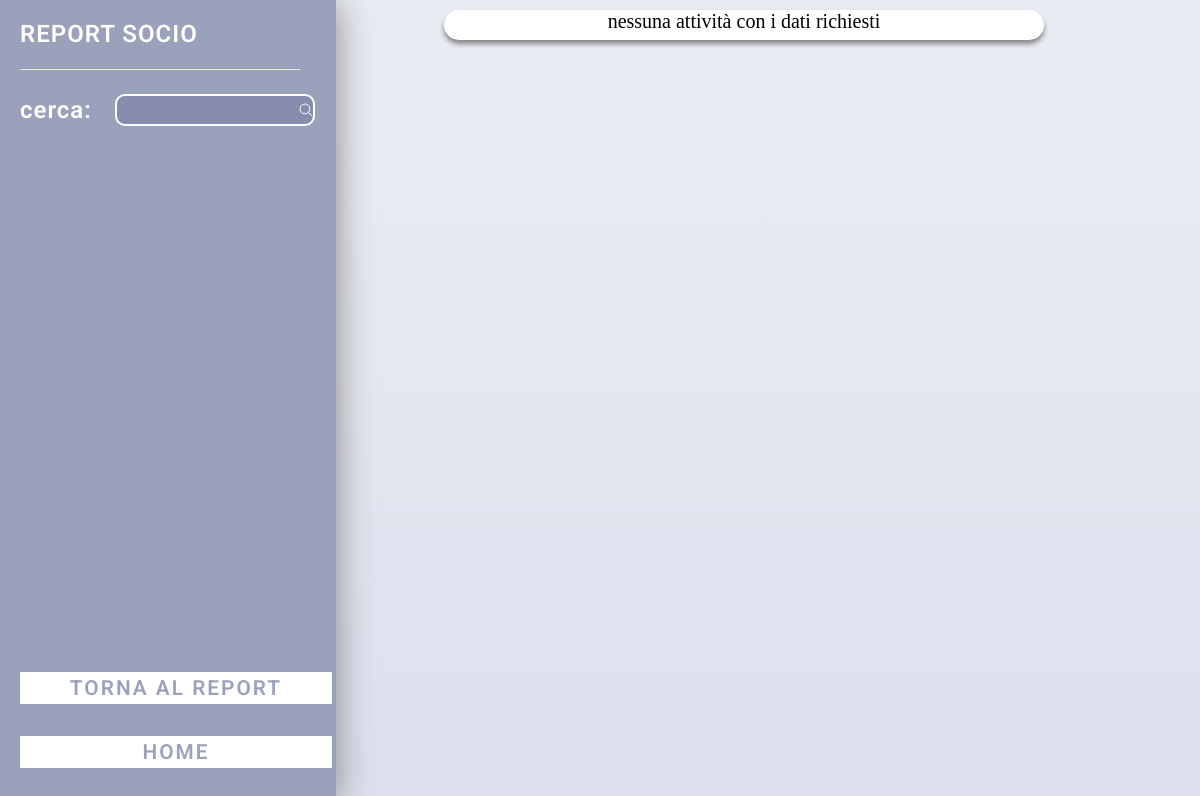
The app's page /socio/reportSocio.php, older data.
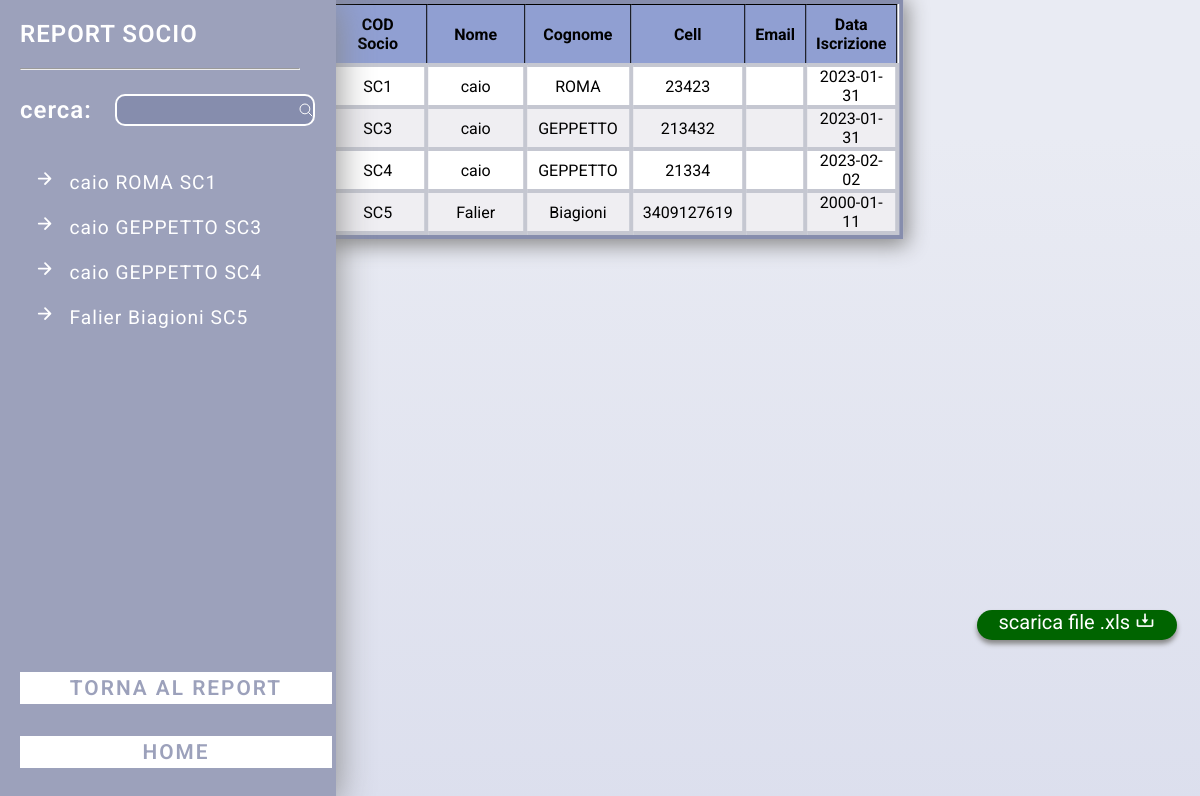
The same page, newer data.
### tables this page shows
CREATE TABLE IF NOT EXISTS `socio` (
  `codSocio` varchar(50) NOT NULL,
  `nome` varchar(255) NOT NULL,
  `cognome` varchar(255) NOT NULL,
  `via` varchar(255) DEFAULT NULL,
  `citta` varchar(255) DEFAULT NULL,
  `provincia` varchar(255) DEFAULT NULL,
  `cf` char(16) DEFAULT NULL,
  `cell` varchar(25) DEFAULT NULL,
  `dataIscrizione` date DEFAULT NULL,
  `figurante` set('si','no') DEFAULT 'no',
  `staff` set('si','no') DEFAULT 'no',
  `codCarica` varchar(50) NOT NULL,
  `eliminato` set('si','no') DEFAULT 'no',
  `email` varchar(50) DEFAULT NULL,
  `civico` varchar(50) DEFAULT NULL,
  PRIMARY KEY (`codSocio`),
  KEY `codCarica` (`codCarica`),
  CONSTRAINT `socio_ibfk_1` FOREIGN KEY (`codCarica`) REFERENCES `carica` (`codCarica`),
  CONSTRAINT `socio_ibfk_2` FOREIGN KEY (`codCarica`) REFERENCES `carica` (`codCarica`)
);

### socio/reportSocio.php (the view, shortened to what the changed rows need)
<!DOCTYPE html>
<html lang="en">
<head>
    <link rel="stylesheet" href="../css/logStyle.css">
    <link href='https://unpkg.com/boxicons@2.0.7/css/boxicons.min.css' rel='stylesheet'>
    <link rel="stylesheet" type="text/css" href="https://cdn.datatables.net/1.12.1/css/jquery.dataTables.css">
</head>
<body>
    <div class='flexContainer'>
        <section class='navbar'>
             <div class='listaClienti'>
                 <ul id='clientiElenco'>
                     <?php
                        include "../conn.php";
                    $sql = "SELECT * FROM socio where eliminato not like 'si'";
                    $stmt = $conn->prepare($sql);
                    $stmt->execute();
                    while ($row = $stmt->fetch(PDO::FETCH_ASSOC)) {
                        echo "<li><ion-icon name='arrow-forward-outline'></ion-icon><a id='" . $row['nome'] . " " . $row['cognome'] . " " . $row['codSocio'] . "' class='opzione cliente " . $row['codSocio'] . "' href='reportSocio.php?";
                        echo "codSocio=";
                        echo $row['codSocio'];
                        echo "&&nome=" . $row['nome'] . "&&cognome=" . $row['cognome'] . "'>";
                        echo $row['nome'] . ' ' . $row['cognome'] . ' ' . $row['codSocio'];
                        echo "</a></li>";
                    }
                    ?>
                </ul>
            </div>
        </section>
        <section class='tabelleLog'>
            <section class="container">
                <?php
                include("../stampaCampi.php");
                try {
                    include "../conn.php";
                    if (isset($_GET['codSocio'])) {
                        $codSocio = $_GET['codSocio'];
                        $sql = "SELECT *
                    FROM (((socio join carica using (codCarica)) join figurante using (codSocio))
                    join tessera using(codSocio))join pagamento_tessera using(codTessera)
                    WHERE socio.codSocio = '$codSocio';";
                        $stmt = $conn->prepare($sql);
                        $stmt->execute();
                        $totale = $stmt->rowCount();
                        if ($totale == 0) {
                            echo "<div class='contatto'> nessuna attività con" . $codSocio . " </div>";
                        } else {
                            $codSocio = $_GET['codSocio'];
                            $stmt = $conn->prepare($sql);
                            $stmt->execute();
                            $nome = $_GET['nome'];
                            $cognome = $_GET['cognome'];
                            foreach($stmt as $row){
                                $figurante = $row['figurante'];
                                $staff = $row['staff'];
                                $tipoCarica = $row['tipoCarica'];
                                $codMaschera = $row['codMaschera'];
                                $anno = $row['anno'];
                            }
                            if ($figurante == "si") {
                                $fig = "<mark style=' background: lightgreen; border-radius:20px; '>figurante: si </mark>";
                            } else {
                                $fig = "<mark style=' background: indianred; border-radius:20px; '>figurante: no </mark>";
                            }
                            if ($staff == "si") {
                                $sta = "<mark style=' background: lightgreen; border-radius:20px; '>staff: si </mark>";
                            } else {
                                $sta = "<mark style=' background: indianred; border-radius:20px; '>staff: no </mark>";
                            }
                            echo "<div class='nomeSocieta'> " . $nome . " " . $cognome . " (" . $codSocio . ")</div>";
                            echo "
                    <div class='infoSocio'> carica: " . $tipoCarica . "<br> numero di Maschera:
                    " . $codMaschera . "<br>" . $staff . "  " . $figurante . "<br> ultimo anno pagato: " . $anno . "</div>
                   ";
                            echo '<div class="spostamentoReport">';
                            echo "<div class='nomeS'> informazioni socio</div>";
                            echo "<div class='reportList'>";
                            creaTabella2("socio", $_GET['codSocio']);
                            echo "</div>";
                            echo "</div>";
                            $sql = "SELECT tessera.codSocio, tessera.idTipo, tessera.codTessera
                    FROM tessera
                    WHERE tessera.codSocio = '$codSocio';";
                            $stmt = $conn->prepare($sql);
                            $stmt->execute();
                            $totale = $stmt->rowCount();
                            if ($totale == 0) {
                                echo "<div class='contatto'> nessuna tessera" . $codSocio . " </div>";
                            } else {
                                echo '<div class="spostamentoReport">';
                                echo "<div class='nomeT'> informazioni tessera </div>";
                                echo "<div class='reportListTessera'>";
                                creaTabella($sql, $stmt, [0, 1, 2, 3]);
                                echo "</div>";
                                echo "</div>";
                            }
                        }
                    } else {
                        include '../conn.php';
                        $sql = "SELECT socio.codSocio , socio.nome , socio.cognome , socio.cell, socio.email , socio.dataIscrizione
                        FROM socio where eliminato not like 'si'";
                        $totale = $stmt->rowCount();
                        if ($totale == 0) {
                            echo "<div class='nomeSocieta' style='width:600px'> nessuna attività con i dati richiesti  </div>";
                        } else {
                            $stmt = $conn->query($sql);
                            echo '<div class="spostamentoReport">';
                            echo "<div class='reportList'>
                    ";
                            echo "<table style='border: 1px solid black;'><thead>
                            <th>COD Socio</th><th>Nome</th><th>Cognome</th><th>Cell</th><th>Email</th><th>Data Iscrizione</th></thead><tbody>";
                            foreach($stmt as $row){
                                echo "<tr>";
                                echo "<td>". $row['codSocio']. "</td>";
                                echo "<td>". $row['nome']. "</td>";
                                echo "<td>". $row['cognome']. "</td>";
                                echo "<td>". $row['cell']. "</td>";
                                echo "<td>". $row['email']. "</td>";
                                echo "<td>".$row['dataIscrizione']."</td>";
                                echo "</tr>";
                            }
                            echo "</tbody></table>";
                            echo "</div>";
                            echo "</div>";
                            echo "<div style='transform: translateY(610px)'>";
                            echo "<div class='nomeSocieta' style='background: darkgreen;
                    width: 200px;
                    position: relative;
                    left: 70%;
                    bottom: 10px;'>";
                            echo "<a href='download.php?scelta=1'>scarica file .xls <i class='bx bx-download'></i></a>";
                            echo "</div>";
                            echo "</div>";
                        }
                    }
                } catch (PDOException $e) {
                    echo "Errore nella query....<br/>";
                    echo $e->getMessage() . "<br/>";
                    die();
                } finally {
                    $conn = null;
                }
                ?>
            </section>
        </section>
    </div>
</body>
</html>

Row changes from the older to the newer data that the page shows:
added socio: nome "caio", cognome "ROMA", codSocio "SC1", cell "23423", dataIscrizione "2023-01-31"
added socio: nome "caio", cognome "GEPPETTO", codSocio "SC3", cell "213432", dataIscrizione "2023-01-31"
added socio: nome "caio", cognome "GEPPETTO", codSocio "SC4", cell "21334", dataIscrizione "2023-02-02"
added socio: nome "Falier", cognome "Biagioni", codSocio "SC5", cell "3409127619", dataIscrizione "2000-01-11"
Text that changed along with them:
text no longer shown: "nessuna attività con i dati richiesti"
text now shown: "COD Socio Nome Cognome Cell Email Data Iscrizione scarica file .xls"
